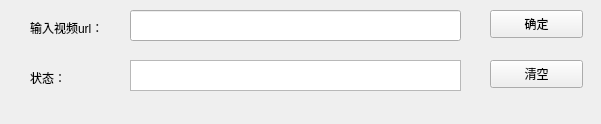
<?xml version="1.0" encoding="UTF-8"?>
<ui version="4.0">
 <class>Form</class>
 <widget class="QWidget" name="Form">
  <property name="geometry">
   <rect>
    <x>0</x>
    <y>0</y>
    <width>601</width>
    <height>124</height>
   </rect>
  </property>
  <property name="windowTitle">
   <string>Form</string>
  </property>
  <widget class="QLabel" name="label">
   <property name="geometry">
    <rect>
     <x>30</x>
     <y>20</y>
     <width>91</width>
     <height>16</height>
    </rect>
   </property>
   <property name="text">
    <string>输入视频url：</string>
   </property>
  </widget>
  <widget class="QLabel" name="label_2">
   <property name="geometry">
    <rect>
     <x>30</x>
     <y>70</y>
     <width>72</width>
     <height>15</height>
    </rect>
   </property>
   <property name="text">
    <string>状态：</string>
   </property>
  </widget>
  <widget class="QLineEdit" name="lineEdit">
   <property name="geometry">
    <rect>
     <x>130</x>
     <y>10</y>
     <width>331</width>
     <height>31</height>
    </rect>
   </property>
  </widget>
  <widget class="QTextBrowser" name="textBrowser">
   <property name="geometry">
    <rect>
     <x>130</x>
     <y>60</y>
     <width>331</width>
     <height>31</height>
    </rect>
   </property>
  </widget>
  <widget class="QPushButton" name="pushButton">
   <property name="geometry">
    <rect>
     <x>490</x>
     <y>10</y>
     <width>93</width>
     <height>28</height>
    </rect>
   </property>
   <property name="text">
    <string>确定</string>
   </property>
  </widget>
  <widget class="QPushButton" name="pushButton_2">
   <property name="geometry">
    <rect>
     <x>490</x>
     <y>60</y>
     <width>93</width>
     <height>28</height>
    </rect>
   </property>
   <property name="text">
    <string>清空</string>
   </property>
  </widget>
 </widget>
 <resources/>
 <connections>
  <connection>
   <sender>lineEdit</sender>
   <signal>windowIconTextChanged(QString)</signal>
   <receiver>pushButton</receiver>
   <slot>click()</slot>
   <hints>
    <hint type="sourcelabel">
     <x>458</x>
     <y>23</y>
    </hint>
    <hint type="destinationlabel">
     <x>506</x>
     <y>25</y>
    </hint>
   </hints>
  </connection>
  <connection>
   <sender>pushButton</sender>
   <signal>clicked()</signal>
   <receiver>Form</receiver>
   <slot>show()</slot>
   <hints>
    <hint type="sourcelabel">
     <x>519</x>
     <y>31</y>
    </hint>
    <hint type="destinationlabel">
     <x>466</x>
     <y>77</y>
    </hint>
   </hints>
  </connection>
  <connection>
   <sender>pushButton_2</sender>
   <signal>clicked()</signal>
   <receiver>lineEdit</receiver>
   <slot>show()</slot>
   <hints>
    <hint type="sourcelabel">
     <x>502</x>
     <y>60</y>
    </hint>
    <hint type="destinationlabel">
     <x>458</x>
     <y>34</y>
    </hint>
   </hints>
  </connection>
  <connection>
   <sender>pushButton_2</sender>
   <signal>clicked()</signal>
   <receiver>textBrowser</receiver>
   <slot>show()</slot>
   <hints>
    <hint type="sourcelabel">
     <x>490</x>
     <y>68</y>
    </hint>
    <hint type="destinationlabel">
     <x>453</x>
     <y>68</y>
    </hint>
   </hints>
  </connection>
 </connections>
</ui>
